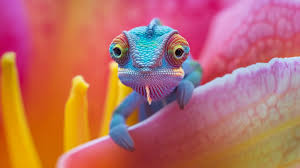
#> input picture images.jpeg, 300 x 168 px
$ python main.py
#> lines starting #> are read from the running program, lines starting #| are printed output that depends on the picture
from PIL import Image

from PIL import Image
import numpy as np


image_path = 'image.webp'
image_path = 'forest2.webp'
image_path = 'images.jpeg'

import numpy as np
import cv2
from sklearn.cluster import KMeans
import matplotlib.pyplot as plt

# Load the image (assuming it's already read as a NumPy array)
img = cv2.imread(image_path)
#> img is the input picture: shape (168, 300, 3); mean B, G, R 101.2, 108.7, 185.6

# Reshape the image to a 2D array of pixels (each row represents a pixel, each column is the RGB channels)
pixels = img.reshape((-1, 3))

print(pixels.shape)
#| (50400, 3)
import numpy as np
import plotly.graph_objects as go

# Subset of the pixels for faster plotting (for example, 10,000 points)
sample_pixels = pixels[np.random.choice(pixels.shape[0], 50000, replace=False)]
# sample_pixels = pixels

# Create a 3D scatter plot using Plotly
fig = go.Figure(data=[go.Scatter3d(
    x=sample_pixels[:, 0],  # Red channel
    y=sample_pixels[:, 1],  # Green channel
    z=sample_pixels[:, 2],  # Blue channel
    mode='markers',
    marker=dict(
        size=2,
        color=sample_pixels / 255.0,  # Color according to RGB values
        opacity=0.8
    )
)])

# Set the labels for the axes
fig.update_layout(scene=dict(
    xaxis_title='Red',
    yaxis_title='Green',
    zaxis_title='Blue',
))

# Show the interactive plot
fig.show()


# exit()

# Apply K-Means clustering with k clusters (e.g., 5 colors)
k = 3
kmeans = KMeans(n_clusters=k, random_state=42)
kmeans.fit(pixels)

# Get the cluster centroids (the representative colors)
cluster_centers = kmeans.cluster_centers_.astype(int)

# Get the cluster labels for each pixel
labels = kmeans.labels_

# Replace each pixel value with its cluster center (color)
segmented_img = cluster_centers[labels]

# Reshape the clustered pixels back into the original image shape
segmented_img = segmented_img.reshape(img.shape)
# Convert the segmented image back to unsigned 8-bit integer type
segmented_img = segmented_img.astype(np.uint8)

# Now apply the color conversion
plt.imshow(cv2.cvtColor(segmented_img, cv2.COLOR_BGR2RGB))
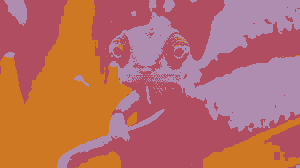
#> segmented_img: shape (168, 300, 3); mean of channels 0, 1, 2 100.9, 108, 185.1; drawn as B, G, R
plt.title(f'Segmented Image with {k} Colors')
plt.axis('off')
plt.show()
# Display the original and the segmented image
plt.figure(figsize=(10, 5))

# Original Image
plt.subplot(1, 2, 1)
plt.imshow(cv2.cvtColor(img, cv2.COLOR_BGR2RGB))
plt.title('Original Image')
plt.axis('off')

# Segmented Image
plt.subplot(1, 2, 2)
plt.imshow(cv2.cvtColor(segmented_img, cv2.COLOR_BGR2RGB))
plt.title(f'Segmented Image with {k} Colors')
plt.axis('off')

plt.show()
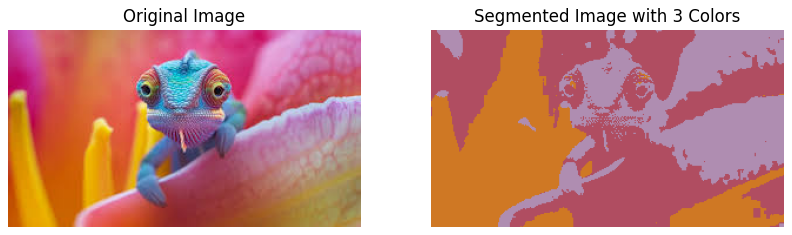
#> figure drawn by matplotlib, 2 panels

$ run again, with forest.webp saved as images.jpeg
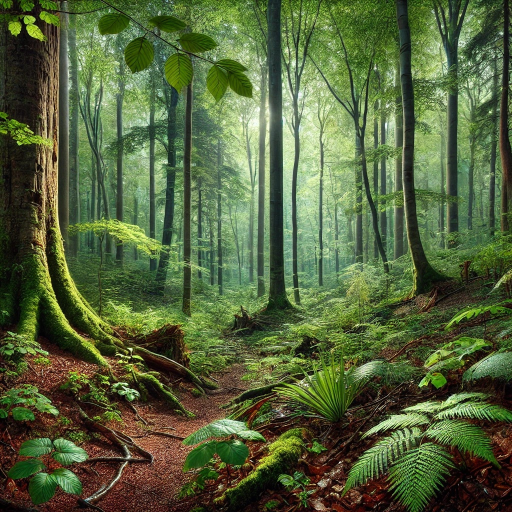
#> input picture forest.webp, 1024 x 1024 px (shown at 1/2 size)
#> img is the input picture: shape (1024, 1024, 3); mean B, G, R 59.2, 98.9, 84.3
#| (1048576, 3)
#> `plt.imshow(cv2.cvtColor(segmented_img, cv2.COLOR_BGR2RGB))`:
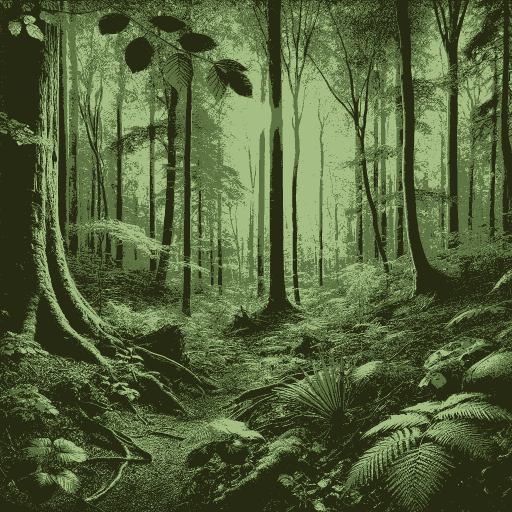
#> segmented_img: shape (1024, 1024, 3) (shown at 1/2 size); mean of channels 0, 1, 2 58.7, 98.4, 83.8; drawn as B, G, R
#> `plt.show()`:
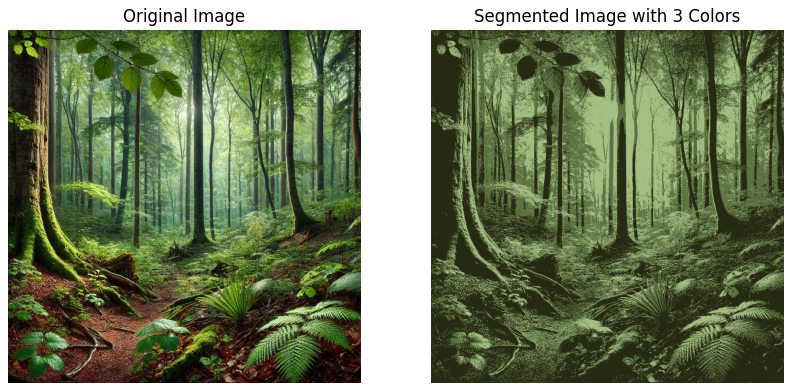
#> figure drawn by matplotlib, 2 panels
